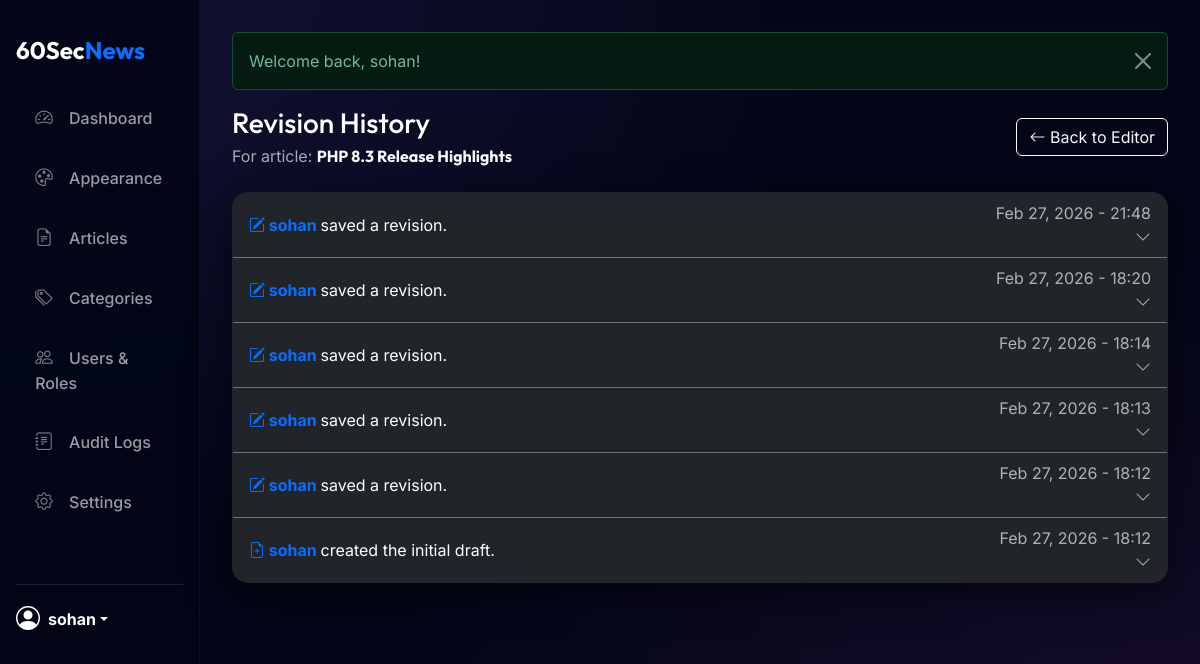
Page /public/admin/revisions.php?article_id=1 (signed in) on the committed database.
### tables this page shows
CREATE TABLE `articles` (
  `id` int(11) NOT NULL,
  `title` varchar(255) NOT NULL,
  `slug` varchar(255) NOT NULL,
  `summary` text NOT NULL,
  `content` text NOT NULL,
  `author_id` int(11) NOT NULL,
  `category_id` int(11) NOT NULL,
  `featured_image_id` int(11) DEFAULT NULL,
  `status` enum('draft','pending','published','embargoed','trashed') DEFAULT 'draft',
  `is_breaking` tinyint(1) DEFAULT 0,
  `is_pinned` tinyint(1) DEFAULT 0,
  `is_featured` tinyint(1) DEFAULT 0,
  `fact_checked` tinyint(1) DEFAULT 0,
  `publish_at` timestamp NULL DEFAULT NULL,
  `created_at` timestamp NOT NULL DEFAULT current_timestamp(),
  `updated_at` timestamp NOT NULL DEFAULT current_timestamp() ON UPDATE current_timestamp()
);

CREATE TABLE `article_versions` (
  `id` int(11) NOT NULL,
  `article_id` int(11) NOT NULL,
  `editor_id` int(11) NOT NULL,
  `content_diff` text DEFAULT NULL,
  `saved_at` timestamp NOT NULL DEFAULT current_timestamp()
);

CREATE TABLE `users` (
  `id` int(11) NOT NULL,
  `username` varchar(50) NOT NULL,
  `email` varchar(100) NOT NULL,
  `password_hash` varchar(255) NOT NULL,
  `role_id` int(11) NOT NULL,
  `created_at` timestamp NOT NULL DEFAULT current_timestamp(),
  `last_login` timestamp NULL DEFAULT NULL,
  `login_attempts` int(11) DEFAULT 0,
  `lockout_time` timestamp NULL DEFAULT NULL,
  `status` enum('active','inactive','banned') DEFAULT 'active'
);

### public/admin/revisions.php (the view, shortened to what this page needs)
<?php
require_once __DIR__ . '/layout/header.php';
$db = DB::getInstance()->getConnection();
$article_id = isset($_GET['article_id']) ? (int) $_GET['article_id'] : 0;
$stmt = $db->prepare("SELECT id, title, author_id FROM articles WHERE id = ?");
$stmt->execute([$article_id]);
$article = $stmt->fetch();
$revs_stmt = $db->prepare("
    SELECT rev.*, u.username as editor_name
    FROM article_versions rev
    LEFT JOIN users u ON rev.editor_id = u.id
    WHERE rev.article_id = ?
    ORDER BY rev.saved_at DESC
");
$revs_stmt->execute([$article_id]);
$revisions = $revs_stmt->fetchAll();
?>
<div class="d-flex justify-content-between align-items-center mb-4">
    <div>
        <h1 class="h3 mb-1 text-white">Revision History</h1>
        <p class="text-muted mb-0">For article: <span class="fw-bold text-light">
                <?= e($article['title']) ?>
            </span></p>
    </div>
    <a href="article_edit.php?id=<?= $article_id ?>" class="btn btn-outline-light"><i class="bi bi-arrow-left"></i> Back
        to Editor</a>
</div>
<div class="card mb-4">
    <div class="card-body p-0">
        <ul class="list-group list-group-flush bg-dark">
            <?php foreach ($revisions as $index => $rev):
                $is_initial = ($index === count($revisions) - 1);
                ?>
            <li class="list-group-item bg-dark text-white border-secondary">
                <div class="d-flex justify-content-between align-items-center cursor-pointer" type="button"
                    data-bs-toggle="collapse" data-bs-target="#rev-<?= $rev['id'] ?>">
                    <div>
                        <strong class="text-primary"><i
                                class="bi <?= $is_initial ? 'bi-file-earmark-plus' : 'bi-pencil-square' ?>"></i>
                            <?= e($rev['editor_name']) ?>
                        </strong>
                        <?= $is_initial ? 'created the initial draft.' : 'saved a revision.' ?>
                    </div>
                    <div class="text-muted text-end">
                        <?php echo date('M j, Y - H:i', strtotime($rev['saved_at'])) ?><br>
                        <i class="bi bi-chevron-down fs-6"></i>
                    </div>
                </div>
            </li>
            <?php endforeach; ?>
        </ul>
    </div>
</div>
<?php require_once __DIR__ . '/layout/footer.php'; ?>

### public/admin/layout/header.php (style rules this page uses)
:root { --primary-gradient: linear-gradient(135deg, #1e3a8a 0%, #2563eb 100%); --glass-bg: rgba(255, 255, 255, 0.03); --glass-border: rgba(255, 255, 255, 0.08); --sidebar-width: 260px; --radius-premium: 16px; }
body { font-family: 'Inter', sans-serif; background-color: #0c0e14; color: #e2e8f0; min-height: 100vh; }
body.theme-admin-midnight { background-color: #020617; background-image: radial-gradient(at 0% 0%, rgba(139, 92, 246, 0.15) 0px, transparent 50%), radial-gradient(at 100% 100%, rgba(217, 70, 239, 0.1) 0px, transparent 50%); color: #f8fafc; }
body.theme-admin-midnight .card { background: rgba(15, 23, 42, 0.8); border: 1px solid rgba(255, 255, 255, 0.08); box-shadow: 0 10px 40px rgba(0, 0, 0, 0.6); }
h1, h2, h3, h4, .fw-bold, .sidebar-brand { font-family: 'Outfit', sans-serif; }
.card { background: rgba(30, 41, 59, 0.4); backdrop-filter: blur(10px); -webkit-backdrop-filter: blur(10px); border: 1px solid var(--glass-border); border-radius: var(--radius-premium); box-shadow: 0 10px 30px -10px rgba(0, 0, 0, 0.3); overflow: hidden; }

### rows in the picture
articles: title "PHP 8.3 Release Highlights"
article_versions: editor.username "sohan", shows "saved a revision.", saved_at "Feb 27, 2026 - 21:48"
article_versions: editor.username "sohan", shows "saved a revision.", saved_at "Feb 27, 2026 - 18:20"
article_versions: editor.username "sohan", shows "saved a revision.", saved_at "Feb 27, 2026 - 18:14"
article_versions: editor.username "sohan", shows "saved a revision.", saved_at "Feb 27, 2026 - 18:13"
article_versions: editor.username "sohan", shows "saved a revision.", saved_at "Feb 27, 2026 - 18:12"
article_versions: editor.username "sohan", shows "created the initial draft.", saved_at "Feb 27, 2026 - 18:12"

### other values in the picture
$_SESSION['username'] "sohan"
$message "Welcome back, sohan!"
